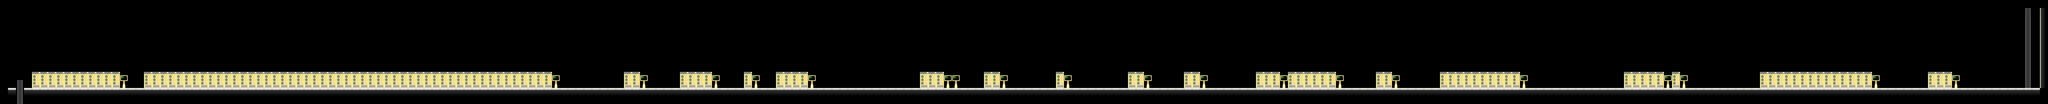

Rendered tile map (Tiled .tmx) drawn with the repository's tilesets; below, a short description and the map source with its tile grids summarised:
An orthogonal 256x13 tile map with 48x48 px tiles, 2 tile layers (Tile Layer 1, spikes).

<map version="1.0" orientation="orthogonal" width="256" height="13" tilewidth="48" tileheight="48">
 <tileset firstgid="1" name="formalcode" tilewidth="48" tileheight="48">
  <image source="ground_others.png" width="192" height="192" />
  <tile id="0">
   <properties>
    <property name="collision" value="true" />
   </properties>
  </tile>
  <tile id="4">
   <properties>
    <property name="sensor" value="true" />
   </properties>
  </tile>
  <tile id="8">
   <properties>
    <property name="sensor" value="true" />
   </properties>
  </tile>
  <tile id="9">
   <properties>
    <property name="sensor" value="true" />
   </properties>
  </tile>
  <tile id="10">
   <properties>
    <property name="sensor" value="true" />
   </properties>
  </tile>
  <tile id="12">
   <properties>
    <property name="sensor" value="true" />
   </properties>
  </tile>
  <tile id="13">
   <properties>
    <property name="sensor" value="true" />
   </properties>
  </tile>
 </tileset>
 <layer name="Tile Layer 1" width="256" height="13">
  <properties>
   <property name="bellex" value="252" />
   <property name="belley" value="8" />
   <property name="bucketx" value="0" />
   <property name="buckety" value="-6" />
   <property name="collision" value="true" />
  </properties>
  <data>[3328 cells, 1140 non-empty, 8 distinct tile ids]</data>
 </layer>
 <layer name="spikes" width="256" height="13">
  <properties>
   <property name="collision" value="true" />
   <property name="killer" value="true" />
  </properties>
  <data>[3328 cells, 17 non-empty, 1 distinct tile ids]</data>
 </layer>
</map>
